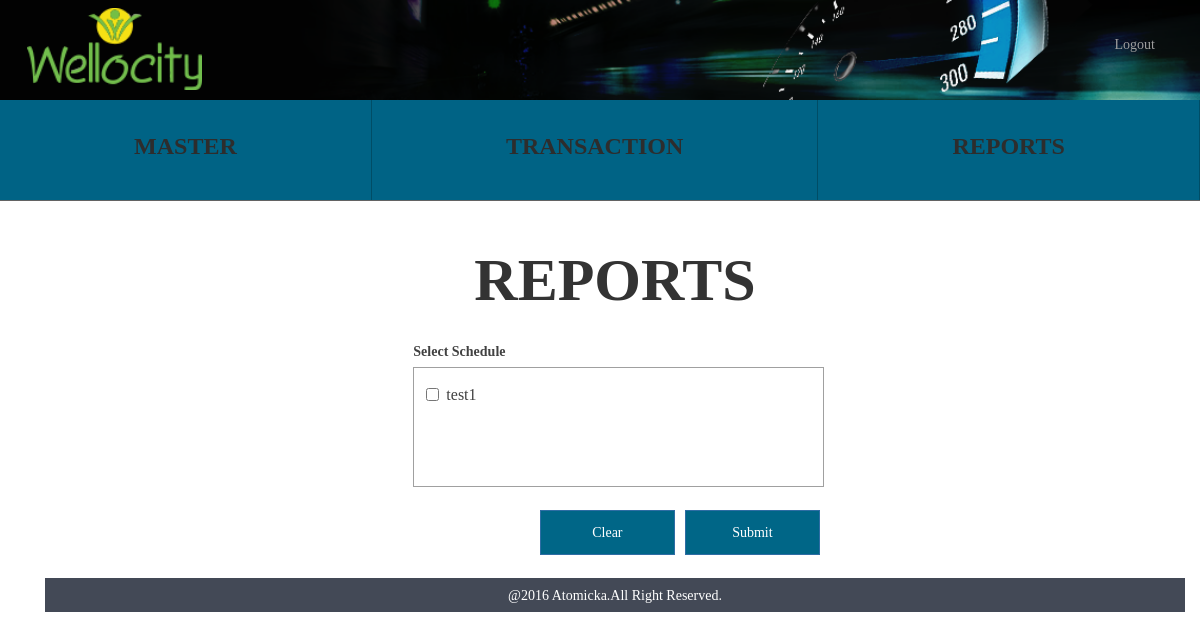
Before: /reports.php (signed in) with the older database file.
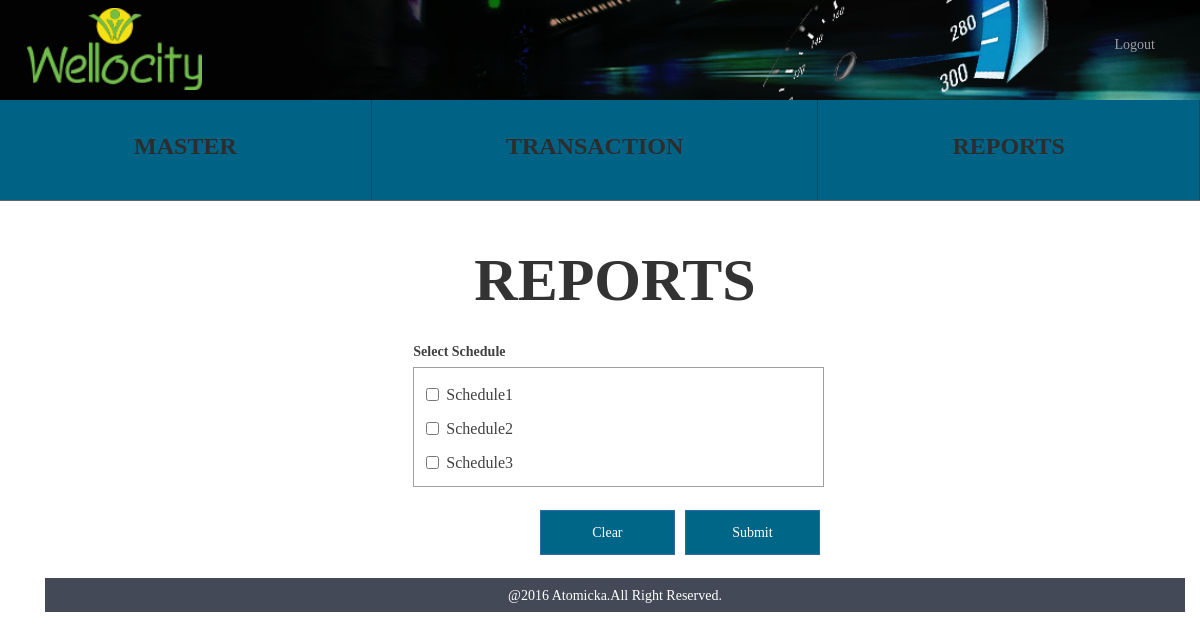
After: the same page with the newer database file.
### tables this page shows
CREATE TABLE IF NOT EXISTS `wc_createschedule` (
  `createschedule_id` int(10) NOT NULL AUTO_INCREMENT,
  `createschedule_name` varchar(255) NOT NULL,
  `createscheduletestbattery_id` int(10) NOT NULL,
  `createschedule_date` date NOT NULL,
  `createschedule_time` time NOT NULL,
  `createschedule_venue` text NOT NULL,
  `createschedule_status` tinyint(1) NOT NULL,
  `createschedule_createddate` timestamp NOT NULL DEFAULT CURRENT_TIMESTAMP,
  PRIMARY KEY (`createschedule_id`),
  KEY `createscheduletestbattery_id` (`createscheduletestbattery_id`)
);

### functions/create_schedule_function.php (called while the page is built, shortened)
<?php
 	class createscheduleFunction {
        public function createscheduleselectfunction(){
            $temp_arr = array();
            $res = mysql_query("SELECT * FROM wc_createschedule") or die(mysql_error());
            while($row = mysql_fetch_array($res)) {
                $temp_arr[] =$row;
            }
            return $temp_arr;
		}
	}
?>

### reports.php (the view, shortened to what this page needs)
<?php
require_once "header.php";
require_once "functions/create_schedule_function.php";
$createschedule = new createscheduleFunction();
?>
<div class="container">
	<div class="container align_center align_height">
		<span class="sports">REPORTS</span>
	</div>
	<div class="container">
		<div class="col-xs-12 col-md-11">
			<div class="col-md-4 hidden-xs"></div>
			<div class="col-xs-12 col-md-7 align_margin">
				<form id="report_form" name="report_form" action="reports.php" method="post">
					<div class="align_margin">
						<label>Select Schedule</label><br>
						<div class="area_scroll">
							<?php
							   $data = $createschedule->createscheduleselectfunction();
							   foreach( $data as $eachrecord ) {
								?>
							<div class="checkbox align_check">
					      		<label class="remember_txt"><input type="checkbox"  data-validation="checkbox_group" data-validation-qty="min1" value="<?php echo $eachrecord ['createschedule_id']; ?>" name="schedul_ids[]"><?php echo $eachrecord ['createschedule_name']; ?></label>
					    	</div>
							<?php } ?>
						</div>
					</div>
					<div class="col-md-9">
						<input type="submit" class="btn btn-primary align_right clear" name="submit" value="Submit">
						<input type="reset" class="btn btn-primary align_right test-submit clear" value="Clear">
					</div>
				</form>
			</div>
</div>
<?php require_once "footer.php" ?>

Changed rows visible on the page:
removed wc_createschedule: createschedule_name "test1"
added wc_createschedule: createschedule_name "Schedule1"
added wc_createschedule: createschedule_name "Schedule2"
added wc_createschedule: createschedule_name "Schedule3"
